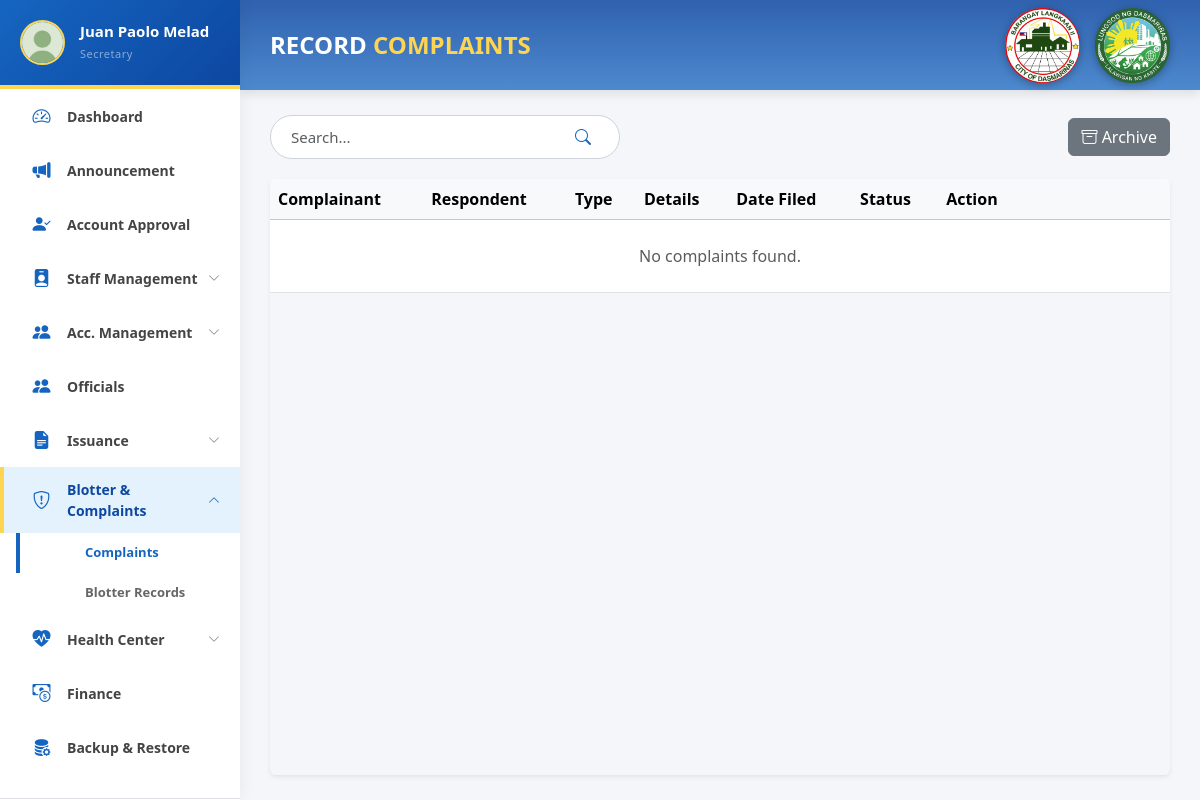
Before: /pages/admin/admin_rec_complaints.php (signed in) with the older database file.
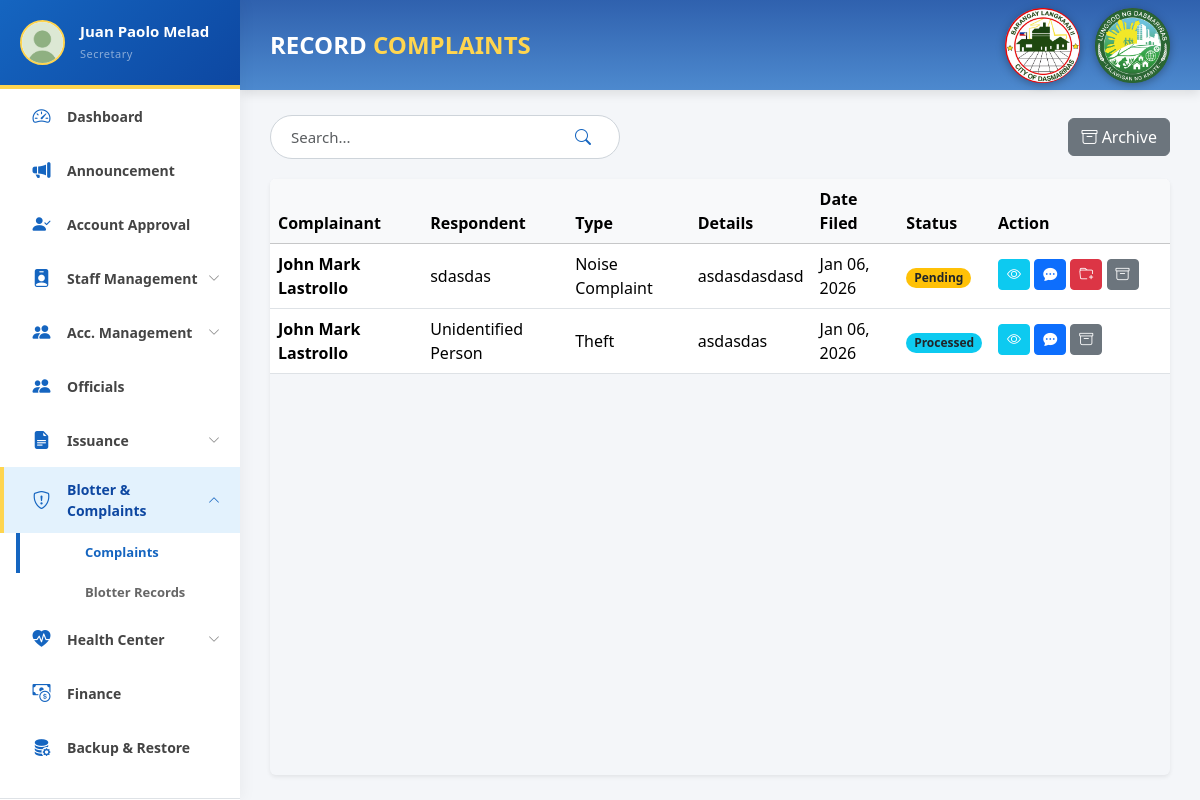
After: the same page with the newer database file.
### tables this page shows
CREATE TABLE `users` (
  `user_id` int(11) NOT NULL,
  `email` varchar(150) NOT NULL,
  `position` varchar(100) DEFAULT NULL,
  `password` varchar(255) NOT NULL,
  `first_name` varchar(100) NOT NULL,
  `last_name` varchar(100) NOT NULL,
  `role` enum('Admin','Staff','Resident') NOT NULL DEFAULT 'Resident',
  `status` enum('Active','Inactive','Pending','Rejected') NOT NULL DEFAULT 'Pending',
  `created_at` timestamp NOT NULL DEFAULT current_timestamp()
);

CREATE TABLE `complaints` (
  `complaint_id` int(11) NOT NULL,
  `resident_id` int(11) NOT NULL,
  `complainant_name` varchar(150) NOT NULL,
  `respondent_name` varchar(150) NOT NULL,
  `complaint_type` varchar(100) NOT NULL,
  `incident_date` date NOT NULL,
  `incident_place` text NOT NULL,
  `details` text NOT NULL,
  `status` enum('Pending','Active','Resolved','Processed','Archived') DEFAULT 'Pending',
  `admin_feedback` text DEFAULT NULL,
  `date_filed` datetime DEFAULT current_timestamp()
);

### pages/admin/admin_rec_complaints.php (the view, shortened to what the rows shown need)
<?php
require_once '../../backend/db_connect.php';
$params = [];
$sql = "SELECT c.*, r.email, r.contact_no
        FROM complaints c
        LEFT JOIN resident_profiles r ON c.resident_id = r.resident_id
        WHERE c.status != 'Archived'";
$sql .= " ORDER BY c.date_filed DESC";
$stmt = $conn->prepare($sql);
$stmt->execute($params);
$complaints = $stmt->fetchAll(PDO::FETCH_ASSOC);
?>
<!DOCTYPE html>
<html lang="en">
<head>
    <link href="../../css/bootstrap.min.css" rel="stylesheet">
    <link rel="stylesheet" href="https://cdn.jsdelivr.net/npm/bootstrap-icons@1.11.1/font/bootstrap-icons.css">
    <link rel="stylesheet" href="../../css/admin.css" />
    <link rel="stylesheet" href="../../css/sidebar.css" />
    <link rel="stylesheet" href="../../css/toast.css" />
</head>
<body>
    <?php include '../../includes/sidebar.php'; ?>
    <div id="main-content">
        <div class="header">
            <h1 class="header-title">RECORD <span class="green">COMPLAINTS</span></h1>
        </div>
        <div class="content">
            <div class="table-responsive shadow-sm rounded">
                <table class="table table-hover align-middle mb-0 bg-white">
                    <thead class="table-light">
                        <tr>
                            <th>Complainant</th>
                            <th>Respondent</th>
                            <th>Type</th>
                            <th>Details</th>
                            <th>Date Filed</th>
                            <th>Status</th>
                            <th style="min-width: 180px;">Action</th>
                        </tr>
                    </thead>
                    <tbody>
                        <?php if (empty($complaints)): ?>
                            <tr><td colspan="7" class="text-center text-muted py-4">No complaints found.</td></tr>
                        <?php else: ?>
                            <?php foreach ($complaints as $c):
                                $data = json_encode($c);
                                $shortDetails = strlen($c['details']) > 30 ? substr($c['details'], 0, 30) . "..." : $c['details'];
                                $badgeClass = match($c['status']) {
                                    'Pending' => 'bg-warning text-dark',
                                    'Active' => 'bg-primary',
                                    'Resolved' => 'bg-success',
                                    'Processed' => 'bg-info text-dark',
                                    default => 'bg-secondary'
                                };
                            ?>
                            <tr>
                                <td class="fw-bold"><?= htmlspecialchars($c['complainant_name']) ?></td>
                                <td><?= htmlspecialchars($c['respondent_name']) ?></td>
                                <td><?= htmlspecialchars($c['complaint_type']) ?></td>
                                <td title="<?= htmlspecialchars($c['details']) ?>"><?= htmlspecialchars($shortDetails) ?></td>
                                <td><?= date("M d, Y", strtotime($c['date_filed'])) ?></td>
                                <td><span class="badge rounded-pill <?= $badgeClass ?>"><?= $c['status'] ?></span></td>
                                <td>
                                    <button class="btn btn-sm btn-info text-white mb-1" onclick='openViewModal(<?= $data ?>)' title="View Details">
                                        <i class="bi bi-eye"></i>
                                    </button>
                                    <button class="btn btn-sm btn-primary mb-1" onclick="openChatModal(<?= $c['complaint_id'] ?>)" title="Chat / Respond">
                                        <i class="bi bi-chat-dots-fill"></i>
                                    </button>
                                    <?php if($c['status'] == 'Pending'): ?>
                                    <button class="btn btn-sm btn-danger text-white mb-1" onclick="openFileToBlotterModal('<?= $c['complaint_id'] ?>')" title="File to Official Blotter">
                                        <i class="bi bi-folder-plus"></i>
                                    </button>
                                    <?php endif; ?>
                                    <button class="btn btn-sm btn-secondary mb-1" onclick="openArchiveModal('<?= $c['complaint_id'] ?>')" title="Archive">
                                        <i class="bi bi-archive"></i>
                                    </button>
                                </td>
                            </tr>
                            <?php endforeach; ?>
                        <?php endif; ?>
                    </tbody>
                </table>
            </div>
        </div>
    </div>
</body>
</html>

### includes/sidebar.php (shortened to what the rows shown need)
<?php
if (isset($_SESSION['user_id'])) {
    if (!isset($admin_user)) {
        require_once '../../backend/db_connect.php';
        $uid = $_SESSION['user_id'];
        $stmtSide = $conn->prepare("SELECT first_name, last_name, position FROM users WHERE user_id = :uid");
        $stmtSide->execute([':uid' => $uid]);
        $resSide = $stmtSide->fetch(PDO::FETCH_ASSOC);
    } else {
        $resSide = $admin_user;
    }
    $sideName = ($resSide) ? $resSide['first_name'] . " " . $resSide['last_name'] : "Admin";
    $sidePos  = ($resSide) ? $resSide['position'] : "Administrator";
} else {
    $sideName = "Admin User";
    $sidePos  = "System Admin";
    $sideImg  = "../../assets/img/profile.jpg";
}
?>
<nav id="sidebar">
    <div class="sidebar-header">
        <div class="profile-info">
            <h6 class="mb-0 fw-bold text-white"><?= htmlspecialchars($sideName) ?></h6>
            <span class="text-white-50 small"><?= htmlspecialchars($sidePos) ?></span>
        </div>
    </div>
</nav>

Changed rows visible on the page:
added complaints: complainant_name "John Mark Lastrollo", respondent_name "sdasdas", complaint_type "Noise Complaint", details "asdasdasdasd", date_filed "Jan 06, 2026", status "Pending"
added complaints: complainant_name "John Mark Lastrollo", respondent_name "Unidentified Person", complaint_type "Theft", details "asdasdas", date_filed "Jan 06, 2026", status "Processed"
Other visible differences:
text no longer shown: "No complaints found."
